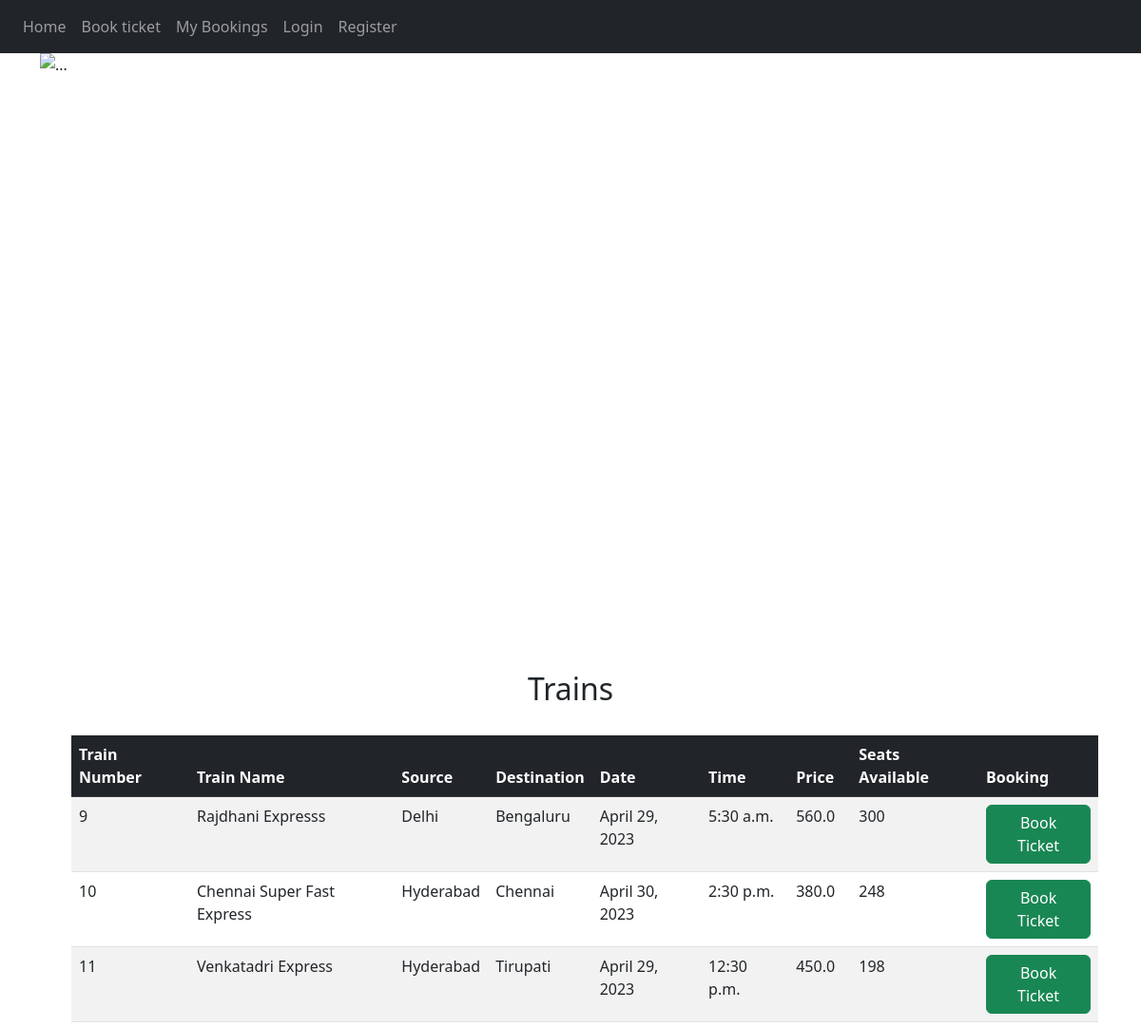
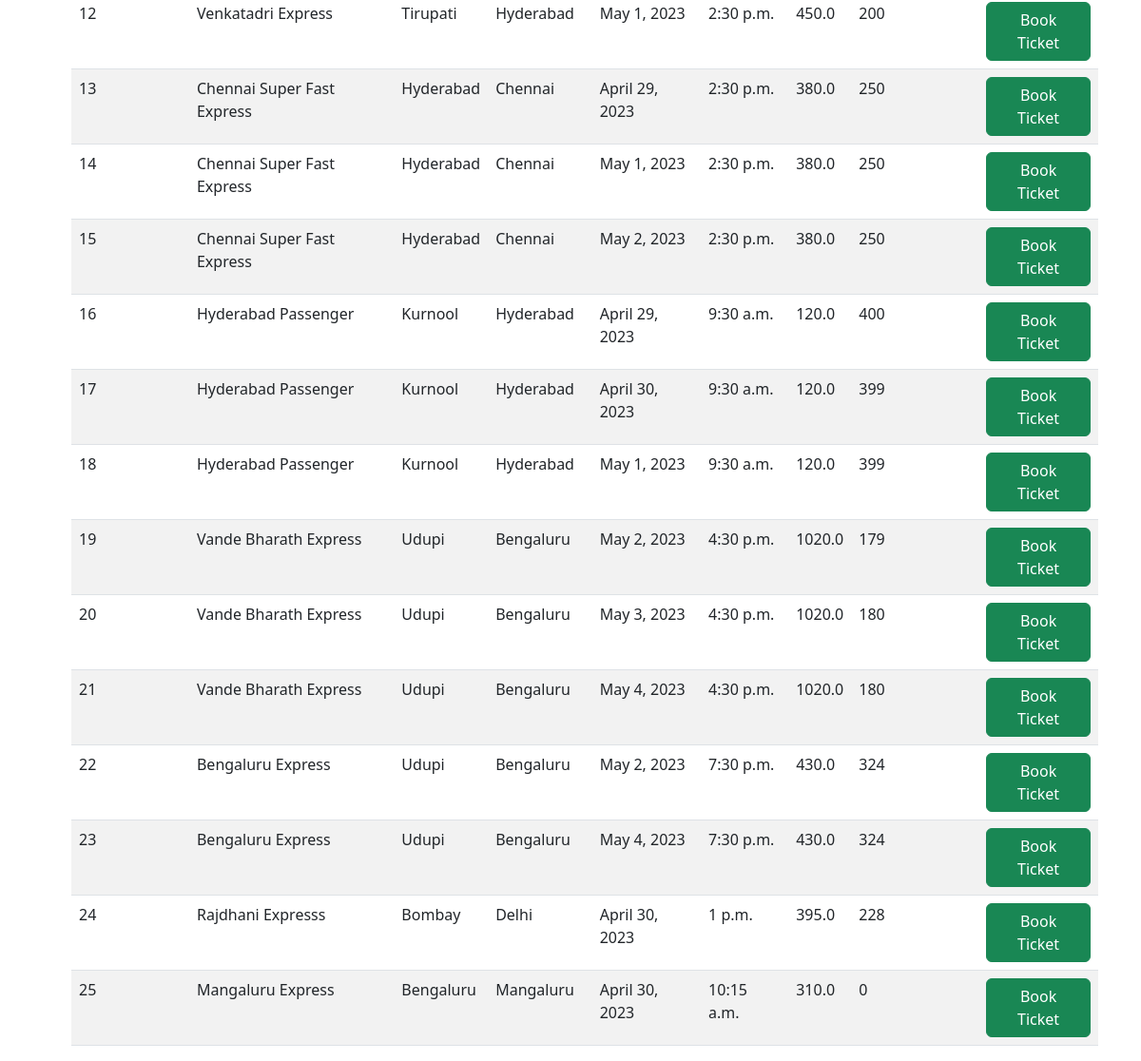
The page / on the database its author committed (2 pictures, top to bottom).
### reservation/models.py (models this page shows)
class trains(models.Model):
    train_name=models.CharField(max_length=50)
    source=models.CharField(max_length=50)
    destination=models.CharField(max_length=50)
    date=models.DateField()
    time=models.TimeField(auto_now=False, auto_now_add=False)
    price=models.FloatField(default=120)
    seats_available=models.IntegerField()

### reservation/views.py (the view)
# urls.py: path('',views.index,name="index"),
def index(request):
    lis = trains.objects.all()
    return render(request, './viewtrains.html', {"lis": lis})

### reservation/templates/viewtrains.html (shortened to what this page needs)
<!doctype html>
<html lang="en">
<head>
    <link href="https://cdn.jsdelivr.net/npm/bootstrap@5.3.0-alpha3/dist/css/bootstrap.min.css" rel="stylesheet">
    <nav class="navbar navbar-expand-lg navbar-dark bg-dark">
        <ul class="navbar-nav">
            <li class="nav-item">
                <a class="nav-link" href="http://127.0.0.1:8000/">Home</a>
            </li>
            <li class="nav-item">
                <a class="nav-link" href="http://127.0.0.1:8000/bookform/">Book ticket</a>
            </li>
            <li class="nav-item">
                <a class="nav-link" href="http://127.0.0.1:8000/mybooking/">My Bookings</a>
            </li>
            {% if request.user.is_authenticated %}
            <li class="nav-item">
                <a class="nav-link" href="http://127.0.0.1:8000/logout/">Logout</a>
            </li>
            {% else %}
            <li class="nav-item">
                <a class="nav-link" href="http://127.0.0.1:8000/loginform/">Login</a>
            </li>
            <li class="nav-item">
                <a class="nav-link" href="http://127.0.0.1:8000/registerform/">Register</a>
            </li>
            {% endif %}
        </ul>
    </nav>
</head>
<div class="container">
    <div id="carouselExampleIndicators" class="carousel slide">
        <div class="carousel-indicators">
          <button type="button" data-bs-target="#carouselExampleIndicators" data-bs-slide-to="0" class="active" aria-current="true" aria-label="Slide 1"></button>
          <button type="button" data-bs-target="#carouselExampleIndicators" data-bs-slide-to="1" aria-label="Slide 2"></button>
          <button type="button" data-bs-target="#carouselExampleIndicators" data-bs-slide-to="2" aria-label="Slide 3"></button>
        </div>
        <div class="carousel-inner">
          <div class="carousel-item active">
            <img src="https://images.unsplash.com/photo-1527839321757-ad3a2f2be351?ixlib=rb-4.0.3&ixid=MnwxMjA3fDB8MHxwaG90by1wYWdlfHx8fGVufDB8fHx8&auto=format&fit=crop&w=2070&q=80" class="d-block w-100" alt="...">
          </div>
        </div>
        <button class="carousel-control-prev" type="button" data-bs-target="#carouselExampleIndicators" data-bs-slide="prev">
          <span class="carousel-control-prev-icon" aria-hidden="true"></span>
        </button>
        <button class="carousel-control-next" type="button" data-bs-target="#carouselExampleIndicators" data-bs-slide="next">
          <span class="carousel-control-next-icon" aria-hidden="true"></span>
        </button>
      </div>
      </div>
    <div style="margin-top: 50px;">
        <center><h2> Trains </h2></center>
        <table class="table table-striped" style="width: 90%;margin-left:75px ;margin-top: 30px;">
            <thead class="table-dark">
                <tr>
                    <th scope="col">Train Number</th>
                    <th scope="col">Train Name</th>
                    <th scope="col">Source</th>
                    <th scope="col">Destination</th>
                    <th scope="col">Date</th>
                    <th scope="col">Time</th>
                    <th scope="col">Price</th>
                    <th scope="col">Seats Available</th>
                    <th scope="col">Booking</th>
                </tr>
            </thead>
            <tbody>
                {%for p in lis %}
                <tr>
                    {% if request.user.is_superuser %}
                        <td><a href="http://127.0.0.1:8000/{{p.pk}}">{{p.pk}}</a></td>
                    {% else %}
                        <td>{{p.pk}}</td>
                    {% endif %}
                    <td>{{p.train_name}}</td>
                    <td>{{p.source}}</td>
                    <td>{{p.destination}}</td>
                    <td>{{p.date}}</td>
                    <td>{{p.time}}</td>
                    <td>{{p.price}}</td>
                    <td>{{p.seats_available}}</td>
                    <td><a href="http://127.0.0.1:8000/booking/{{p.pk}}"><button class='btn btn-success'>Book Ticket</button></a></td>
                </tr>
                {% endfor %}
            </tbody>
        </table>
    </div>
</html>

### reservation/templates/viewtrains.html (style rules this page uses)
img { height: 600px; }

### rows shown on the page
trains: pk "9", train_name "Rajdhani Expresss", source "Delhi", destination "Bengaluru", date "April 29, 2023", time "5:30 a.m.", price "560.0", seats_available "300"
trains: pk "10", train_name "Chennai Super Fast Express", source "Hyderabad", destination "Chennai", date "April 30, 2023", time "2:30 p.m.", price "380.0", seats_available "248"
trains: pk "11", train_name "Venkatadri Express", source "Hyderabad", destination "Tirupati", date "April 29, 2023", time "12:30 p.m.", price "450.0", seats_available "198"
trains: pk "12", train_name "Venkatadri Express", source "Tirupati", destination "Hyderabad", date "May 1, 2023", time "2:30 p.m.", price "450.0", seats_available "200"
trains: pk "13", train_name "Chennai Super Fast Express", source "Hyderabad", destination "Chennai", date "April 29, 2023", time "2:30 p.m.", price "380.0", seats_available "250"
trains: pk "14", train_name "Chennai Super Fast Express", source "Hyderabad", destination "Chennai", date "May 1, 2023", time "2:30 p.m.", price "380.0", seats_available "250"
trains: pk "15", train_name "Chennai Super Fast Express", source "Hyderabad", destination "Chennai", date "May 2, 2023", time "2:30 p.m.", price "380.0", seats_available "250"
trains: pk "16", train_name "Hyderabad Passenger", source "Kurnool", destination "Hyderabad", date "April 29, 2023", time "9:30 a.m.", price "120.0", seats_available "400"
trains: pk "17", train_name "Hyderabad Passenger", source "Kurnool", destination "Hyderabad", date "April 30, 2023", time "9:30 a.m.", price "120.0", seats_available "399"
trains: pk "18", train_name "Hyderabad Passenger", source "Kurnool", destination "Hyderabad", date "May 1, 2023", time "9:30 a.m.", price "120.0", seats_available "399"
trains: pk "19", train_name "Vande Bharath Express", source "Udupi", destination "Bengaluru", date "May 2, 2023", time "4:30 p.m.", price "1020.0", seats_available "179"
trains: pk "20", train_name "Vande Bharath Express", source "Udupi", destination "Bengaluru", date "May 3, 2023", time "4:30 p.m.", price "1020.0", seats_available "180"
trains: pk "21", train_name "Vande Bharath Express", source "Udupi", destination "Bengaluru", date "May 4, 2023", time "4:30 p.m.", price "1020.0", seats_available "180"
trains: pk "22", train_name "Bengaluru Express", source "Udupi", destination "Bengaluru", date "May 2, 2023", time "7:30 p.m.", price "430.0", seats_available "324"
trains: pk "23", train_name "Bengaluru Express", source "Udupi", destination "Bengaluru", date "May 4, 2023", time "7:30 p.m.", price "430.0", seats_available "324"
trains: pk "24", train_name "Rajdhani Expresss", source "Bombay", destination "Delhi", date "April 30, 2023", time "1 p.m.", price "395.0", seats_available "228"
trains: pk "25", train_name "Mangaluru Express", source "Bengaluru", destination "Mangaluru", date "April 30, 2023", time "10:15 a.m.", price "310.0", seats_available "0"
